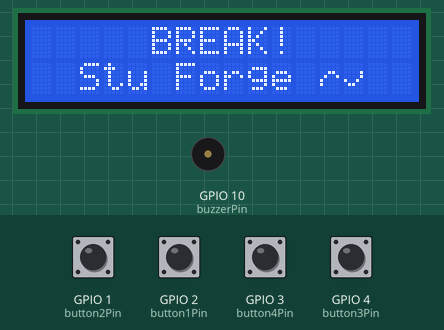
The sketch below on a simulated ESP32-S3. On the bench: 16×2 character LCD, buzzer (waves = sounding, pin HIGH). The test bench sets the inputs (shaded band); at power-on: GPIO 1 (button2Pin), GPIO 2 (button1Pin), GPIO 3 (button4Pin), GPIO 4 (button3Pin) HIGH. EEPROM starts erased.

Above: at 0.4 s.
3.6 s: GPIO 1 (button2Pin) pulled LOW for 0.15 s
At 5.0 s:
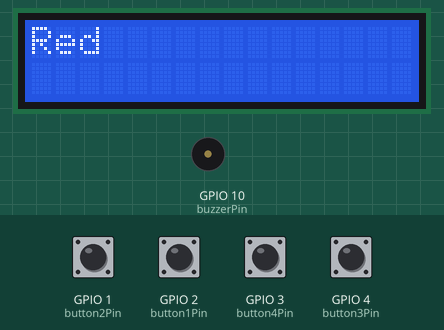
5.3 s: GPIO 3 (button4Pin) pulled LOW for 0.15 s
At 6.5 s:
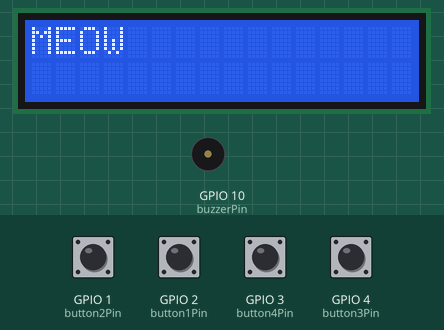
7.0 s: GPIO 4 (button3Pin) pulled LOW for 0.15 s
At 8.0 s:
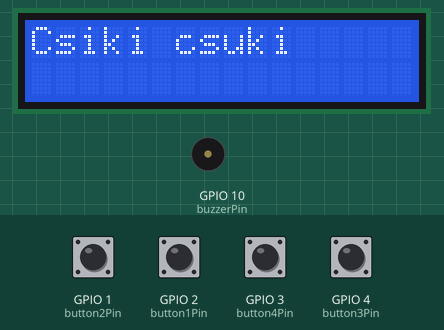
8.7 s: GPIO 2 (button1Pin) pulled LOW for 0.15 s
At 9.3 s:
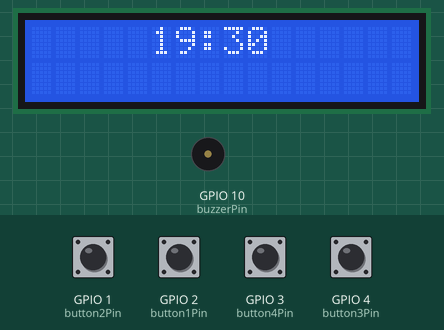
Timing chart, 0 to 11.7 s (numbered marks = the images above; inputs shaded):
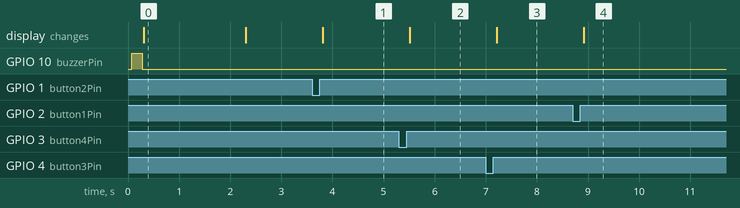

Measured:
- after the input at 3.6 s, the display: changes after 0.21 s (image 1)
- after the input at 5.3 s, the display: changes after 0.21 s (image 2)
- after the input at 7.0 s, the display: changes after 0.22 s (image 3)
- after the input at 8.7 s, the display: changes after 0.22 s (image 4)
- what the display in image 0 shows lasts 2.0 s, from 0.3 s to 2.3 s

The sketch:

BREAK.ino
```cpp
#include <Wire.h>
#include <EEPROM.h>
#include <LiquidCrystal_I2C.h>
#include <OneButton.h>

#define EEPROM_SIZE 32

#define SDAPin 8
#define SCLPin 9

#define button1Pin 2
#define button2Pin 1
#define button3Pin 4
#define button4Pin 3

#define buzzerPin 10

bool bootLogo = true;
bool lcdBacklightS = true;


String input = "";

enum InputState {
  NORMAL,
  EEPROM_WAIT_ADDRESS,
  EEPROM_WAIT_VALUE
};
InputState state = NORMAL;
int targetAddress = -1;


byte stuLogo1[] = {
  B00000,
  B00000,
  B00110,
  B01001,
  B10000,
  B10000,
  B00000,
  B00000
};
byte stuLogo2[] = {
  B00000,
  B00000,
  B00001,
  B00001,
  B10010,
  B01100,
  B00000,
  B00000
};

LiquidCrystal_I2C lcd(0x27,16,2);

OneButton button1(button1Pin, true);
OneButton button2(button2Pin, true);
OneButton button3(button3Pin, true);
OneButton button4(button4Pin, true);


void setup() {
  Serial.begin(9600);
  Wire.begin(SDAPin, SCLPin);

  lcd.init();

  pinMode(buzzerPin, OUTPUT);

  if (lcdBacklightS == true){lcd.backlight();} else {lcd.noBacklight();}
  if (bootLogo == true){displayBoot();} else {}

  while (!Serial) {
    ;
  }

  if (!EEPROM.begin(EEPROM_SIZE)) {
    Serial.println("ERROR:  EEPROM init failed!");
    return;
  }

  button1.attachClick(click1);
  button2.attachClick(click2);
  button3.attachClick(click3);
  button4.attachClick(click4);

}

void loop() {
  button1.tick();
  button2.tick();
  button3.tick();
  button4.tick();

  while (Serial.available()) {
    char c = Serial.read();

    if (c == '\n' || c == '\r') {
      input.trim();

      if (input.length() > 0) {
        switch (state) {
          case NORMAL:
            processCommand(input);
            break;
          case EEPROM_WAIT_ADDRESS:
            handleEepromAddressInput(input);
            break;
          case EEPROM_WAIT_VALUE:
            handleEepromValueInput(input);
            break;
        }
      } else {
        Serial.println();
      }

      input = "";
      if (state == NORMAL) {
        Serial.print("BREAK# ");
      }
    } else {
      input += c;
    }
  }


}


//Button click functions
void click1() {
  lcd.clear();
  lcd.setCursor(0, 0);
  lcd.print("     19:30");
}

void click2() {
  lcd.clear();
  lcd.setCursor(0, 0);
  lcd.print("Red");
}


void click3() {
  lcd.clear();
  lcd.setCursor(0, 0);
  lcd.print("Csiki csuki");
}


void click4() {
  lcd.clear();
  lcd.setCursor(0, 0);
  lcd.print("MEOW");
}

void displayBoot(){
  lcd.createChar(0, stuLogo1);
  lcd.createChar(1, stuLogo2);

  digitalWrite(buzzerPin, HIGH);
  delay(200);
  digitalWrite(buzzerPin, LOW);

  lcd.setCursor(0,0);
  lcd.print("     BREAK!");
  lcd.setCursor(0,1);
  lcd.print("  Stu Forge ");
  lcd.setCursor(12,1);
  lcd.write(0);
  lcd.setCursor(13,1);
  lcd.write(1);

  delay(2000);
  lcd.clear();
}

void getSettings () {

}

void processCommand(String cmd) {
  if (cmd == "help") {
    printHelp();
  } else if (cmd == "1") {
    Serial.println("Write to EEPROM");
    Serial.println("Address (0-31):");
    state = EEPROM_WAIT_ADDRESS;
  } else if (cmd == "2") {
    listEepromValues();
  } else if (cmd == "3") {
    Serial.println("command 3");
  } else {
    Serial.println("ERROR: Unknown command, use 'help'");
  }
}

void handleEepromAddressInput(String input) {
  int addr = input.toInt();
  if (addr >= 0 && addr < 32) {
    targetAddress = addr;
    Serial.print("Setting the value of address ");
    Serial.print(targetAddress);
    Serial.println(" to (0-255):");
    state = EEPROM_WAIT_VALUE;
  } else {
    Serial.println("Invalid address. The value must be between 0 and 31.");
    state = NORMAL;
  }
}

void handleEepromValueInput(String input) {
  int val = input.toInt();
  if (val >= 0 && val <= 255) {
    EEPROM.write(targetAddress, val);
    EEPROM. commit();
    Serial.print("Wrote  ");
    Serial.print(val);
    Serial.print(" to address ");
    Serial.println(targetAddress);
  } else {
    Serial.println("Invalid value, it must be between 0 and 255.");
  }
  state = NORMAL;
}

void listEepromValues() {
  Serial.println();

  const int cols = 4;
  const int total = 32;

  for (int i = 0; i < total; i++) {
    int val = EEPROM.read(i);


    Serial.print("AD");
    if (i < 10) Serial.print(" ");
    Serial.print(i);
    Serial.print(": ");


    if (val < 10) {
      Serial.print("  ");
    } else if (val < 100) {
      Serial.print(" ");
    }
    Serial.print(val);
    Serial.print("    ");


    if ((i + 1) % cols == 0) {
      Serial.println();
    }
  }
}

void printHelp() {
  Serial.println("Available commands:");
  Serial.println("  help  - List the available commands");
  Serial.println("  1     - Write to EEPROM");
  Serial.println("  2     - Read from the EEPROM");
  Serial.println("  3     - Not used");
}
```
